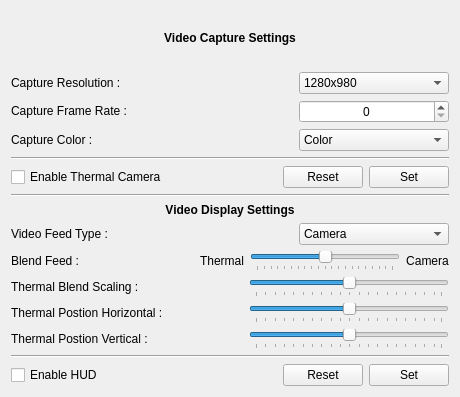
            <widget class="QWidget" name="video_feed_page">
             <property name="geometry">
              <rect>
               <x>0</x>
               <y>0</y>
               <width>460</width>
               <height>397</height>
              </rect>
             </property>
             <attribute name="label">
              <string>Video Feed Settings</string>
             </attribute>
             <layout class="QGridLayout" name="gridLayout_2">
              <item row="0" column="0">
               <layout class="QVBoxLayout" name="whole_video_feed_settings_verticalLayout">
                <item>
                 <layout class="QVBoxLayout" name="videoSettingsVertLayout">
                  <item>
                   <widget class="QLabel" name="label_28">
                    <property name="text">
                     <string>&lt;html&gt;&lt;head/&gt;&lt;body&gt;&lt;p&gt;&lt;span style=&quot; font-weight:600;&quot;&gt;Video Capture Settings&lt;/span&gt;&lt;/p&gt;&lt;/body&gt;&lt;/html&gt;</string>
                    </property>
                    <property name="alignment">
                     <set>Qt::AlignCenter</set>
                    </property>
                   </widget>
                  </item>
                  <item>
                   <layout class="QHBoxLayout" name="horizontalLayout_7">
                    <item>
                     <widget class="QLabel" name="label_18">
                      <property name="text">
                       <string>&lt;html&gt;&lt;head/&gt;&lt;body&gt;&lt;p&gt;Capture Resolution :&lt;/p&gt;&lt;/body&gt;&lt;/html&gt;</string>
                      </property>
                     </widget>
                    </item>
                    <item>
                     <widget class="QComboBox" name="videoResComboBox">
                      <property name="maximumSize">
                       <size>
                        <width>150</width>
                        <height>16777215</height>
                       </size>
                      </property>
                      <property name="layoutDirection">
                       <enum>Qt::LeftToRight</enum>
                      </property>
                      <item>
                       <property name="text">
                        <string>1280x980</string>
                       </property>
                      </item>
                      <item>
                       <property name="text">
                        <string>1152x864</string>
                       </property>
                      </item>
                      <item>
                       <property name="text">
                        <string>1024x768</string>
                       </property>
                      </item>
                      <item>
                       <property name="text">
                        <string>800x600</string>
                       </property>
                      </item>
                      <item>
                       <property name="text">
                        <string>640x480</string>
                       </property>
                      </item>
                      <item>
                       <property name="text">
                        <string>512x384</string>
                       </property>
                      </item>
                      <item>
                       <property name="text">
                        <string>400x300</string>
                       </property>
                      </item>
                      <item>
                       <property name="text">
                        <string>320x240</string>
                       </property>
                      </item>
                      <item>
                       <property name="text">
                        <string>160x120</string>
                       </property>
                      </item>
                      <item>
                       <property name="text">
                        <string>80x60</string>
                       </property>
                      </item>
                     </widget>
                    </item>
                   </layout>
                  </item>
                  <item>
                   <layout class="QHBoxLayout" name="horizontalLayout_8">
                    <item>
                     <widget class="QLabel" name="label_19">
                      <property name="text">
                       <string>&lt;html&gt;&lt;head/&gt;&lt;body&gt;&lt;p&gt;Capture Frame Rate	:&lt;/p&gt;&lt;/body&gt;&lt;/html&gt;</string>
                      </property>
                     </widget>
                    </item>
                    <item>
                     <widget class="QSpinBox" name="frameRateSpinBox">
                      <property name="maximumSize">
                       <size>
                        <width>150</width>
                        <height>16777215</height>
                       </size>
                      </property>
                      <property name="focusPolicy">
                       <enum>Qt::WheelFocus</enum>
                      </property>
                      <property name="alignment">
                       <set>Qt::AlignCenter</set>
                      </property>
                      <property name="maximum">
                       <number>60</number>
                      </property>
                     </widget>
                    </item>
                   </layout>
                  </item>
                  <item>
                   <layout class="QHBoxLayout" name="horizontalLayout_9">
                    <item>
                     <widget class="QLabel" name="label_20">
                      <property name="text">
                       <string>&lt;html&gt;&lt;head/&gt;&lt;body&gt;&lt;p&gt;Capture Color	:&lt;/p&gt;&lt;/body&gt;&lt;/html&gt;</string>
                      </property>
                     </widget>
                    </item>
                    <item>
                     <widget class="QComboBox" name="capColorComboBox">
                      <property name="maximumSize">
                       <size>
                        <width>150</width>
                        <height>16777215</height>
                       </size>
                      </property>
                      <item>
                       <property name="text">
                        <string>Color</string>
                       </property>
                      </item>
                      <item>
                       <property name="text">
                        <string>Grayscale</string>
                       </property>
                      </item>
                     </widget>
                    </item>
                   </layout>
                  </item>
                  <item>
                   <widget class="Line" name="line_15">
                    <property name="orientation">
                     <enum>Qt::Horizontal</enum>
                    </property>
                   </widget>
                  </item>
                  <item>
                   <layout class="QHBoxLayout" name="horizontalLayout_11">
                    <item>
                     <widget class="QCheckBox" name="enableThermalCheckBox">
                      <property name="text">
                       <string>Enable Thermal Camera</string>
                      </property>
                     </widget>
                    </item>
                    <item>
                     <spacer name="horizontalSpacer_6">
                      <property name="orientation">
                       <enum>Qt::Horizontal</enum>
                      </property>
                      <property name="sizeHint" stdset="0">
                       <size>
                        <width>40</width>
                        <height>20</height>
                       </size>
                      </property>
                     </spacer>
                    </item>
                    <item>
                     <widget class="QPushButton" name="videoResetButton">
                      <property name="text">
                       <string>Reset</string>
                      </property>
                     </widget>
                    </item>
                    <item>
                     <widget class="QPushButton" name="videoSetButton">
                      <property name="text">
                       <string>Set</string>
                      </property>
                     </widget>
                    </item>
                   </layout>
                  </item>
                 </layout>
                </item>
                <item>
                 <widget class="Line" name="line_24">
                  <property name="orientation">
                   <enum>Qt::Horizontal</enum>
                  </property>
                 </widget>
                </item>
                <item>
                 <layout class="QVBoxLayout" name="verticalLayout_6">
                  <item>
                   <widget class="QLabel" name="label_38">
                    <property name="text">
                     <string>&lt;html&gt;&lt;head/&gt;&lt;body&gt;&lt;p&gt;&lt;span style=&quot; font-weight:600;&quot;&gt;Video Display Settings&lt;/span&gt;&lt;/p&gt;&lt;/body&gt;&lt;/html&gt;</string>
                    </property>
                    <property name="alignment">
                     <set>Qt::AlignCenter</set>
                    </property>
                   </widget>
                  </item>
                  <item>
                   <layout class="QHBoxLayout" name="videoFeedhorizontalLayout">
                    <item>
                     <widget class="QLabel" name="label_39">
                      <property name="text">
                       <string>&lt;html&gt;&lt;head/&gt;&lt;body&gt;&lt;p&gt;Video Feed Type	:&lt;/p&gt;&lt;/body&gt;&lt;/html&gt;</string>
                      </property>
                     </widget>
                    </item>
                    <item>
                     <widget class="QComboBox" name="feedTypeComboBox">
                      <property name="maximumSize">
                       <size>
                        <width>150</width>
                        <height>16777215</height>
                       </size>
                      </property>
                      <item>
                       <property name="text">
                        <string>Camera</string>
                       </property>
                      </item>
                      <item>
                       <property name="text">
                        <string>Thermal Camera</string>
                       </property>
                      </item>
                      <item>
                       <property name="text">
                        <string>Camera and Thermal</string>
                       </property>
                      </item>
                     </widget>
                    </item>
                   </layout>
                  </item>
                  <item>
                   <layout class="QHBoxLayout" name="blenderhorizontalLayout">
                    <item>
                     <widget class="QLabel" name="label_40">
                      <property name="text">
                       <string>&lt;html&gt;&lt;head/&gt;&lt;body&gt;&lt;p&gt;Blend Feed	:&lt;/p&gt;&lt;/body&gt;&lt;/html&gt;</string>
                      </property>
                     </widget>
                    </item>
                    <item>
                     <spacer name="horizontalSpacer_13">
                      <property name="orientation">
                       <enum>Qt::Horizontal</enum>
                      </property>
                      <property name="sizeHint" stdset="0">
                       <size>
                        <width>40</width>
                        <height>20</height>
                       </size>
                      </property>
                     </spacer>
                    </item>
                    <item>
                     <widget class="QLabel" name="label_42">
                      <property name="text">
                       <string>Thermal</string>
                      </property>
                      <property name="alignment">
                       <set>Qt::AlignCenter</set>
                      </property>
                     </widget>
                    </item>
                    <item>
                     <widget class="QSlider" name="blendSlider">
                      <property name="minimumSize">
                       <size>
                        <width>150</width>
                        <height>0</height>
                       </size>
                      </property>
                      <property name="maximumSize">
                       <size>
                        <width>150</width>
                        <height>16777215</height>
                       </size>
                      </property>
                      <property name="maximum">
                       <number>100</number>
                      </property>
                      <property name="sliderPosition">
                       <number>50</number>
                      </property>
                      <property name="orientation">
                       <enum>Qt::Horizontal</enum>
                      </property>
                      <property name="tickPosition">
                       <enum>QSlider::TicksBelow</enum>
                      </property>
                      <property name="tickInterval">
                       <number>5</number>
                      </property>
                     </widget>
                    </item>
                    <item>
                     <widget class="QLabel" name="label_41">
                      <property name="text">
                       <string>Camera</string>
                      </property>
                      <property name="alignment">
                       <set>Qt::AlignCenter</set>
                      </property>
                     </widget>
                    </item>
                   </layout>
                  </item>
                  <item>
                   <layout class="QHBoxLayout" name="scaleThermhorizontalLayout">
                    <item>
                     <widget class="QLabel" name="label_43">
                      <property name="text">
                       <string>&lt;html&gt;&lt;head/&gt;&lt;body&gt;&lt;p&gt;Thermal Blend Scaling	:&lt;/p&gt;&lt;/body&gt;&lt;/html&gt;</string>
                      </property>
                     </widget>
                    </item>
                    <item>
                     <widget class="QSlider" name="thermBlendScalerSlider">
                      <property name="minimumSize">
                       <size>
                        <width>200</width>
                        <height>0</height>
                       </size>
                      </property>
                      <property name="maximumSize">
                       <size>
                        <width>200</width>
                        <height>16777215</height>
                       </size>
                      </property>
                      <property name="value">
                       <number>50</number>
                      </property>
                      <property name="orientation">
                       <enum>Qt::Horizontal</enum>
                      </property>
                      <property name="tickPosition">
                       <enum>QSlider::TicksBelow</enum>
                      </property>
                      <property name="tickInterval">
                       <number>5</number>
                      </property>
                     </widget>
                    </item>
                   </layout>
                  </item>
                  <item>
                   <layout class="QHBoxLayout" name="thermposHhorizontalLayout">
                    <item>
                     <widget class="QLabel" name="label_44">
                      <property name="text">
                       <string>&lt;html&gt;&lt;head/&gt;&lt;body&gt;&lt;p&gt;Thermal Postion Horizontal	:&lt;/p&gt;&lt;/body&gt;&lt;/html&gt;</string>
                      </property>
                     </widget>
                    </item>
                    <item>
                     <widget class="QSlider" name="thermPosHorzSlider">
                      <property name="minimumSize">
                       <size>
                        <width>200</width>
                        <height>0</height>
                       </size>
                      </property>
                      <property name="maximumSize">
                       <size>
                        <width>200</width>
                        <height>16777215</height>
                       </size>
                      </property>
                      <property name="value">
                       <number>50</number>
                      </property>
                      <property name="orientation">
                       <enum>Qt::Horizontal</enum>
                      </property>
                      <property name="tickPosition">
                       <enum>QSlider::TicksBelow</enum>
                      </property>
                      <property name="tickInterval">
                       <number>5</number>
                      </property>
                     </widget>
                    </item>
                   </layout>
                  </item>
                  <item>
                   <layout class="QHBoxLayout" name="thermposVhorizontalLayout">
                    <item>
                     <widget class="QLabel" name="label_45">
                      <property name="text">
                       <string>&lt;html&gt;&lt;head/&gt;&lt;body&gt;&lt;p&gt;Thermal Postion Vertical	:&lt;/p&gt;&lt;/body&gt;&lt;/html&gt;</string>
                      </property>
                     </widget>
                    </item>
                    <item>
                     <widget class="QSlider" name="thermPosVertSlider">
                      <property name="minimumSize">
                       <size>
                        <width>150</width>
                        <height>0</height>
                       </size>
                      </property>
                      <property name="maximumSize">
                       <size>
                        <width>200</width>
                        <height>16777215</height>
                       </size>
                      </property>
                      <property name="value">
                       <number>50</number>
                      </property>
                      <property name="orientation">
                       <enum>Qt::Horizontal</enum>
                      </property>
                      <property name="tickPosition">
                       <enum>QSlider::TicksBelow</enum>
                      </property>
                      <property name="tickInterval">
                       <number>5</number>
                      </property>
                     </widget>
                    </item>
                   </layout>
                  </item>
                  <item>
                   <widget class="Line" name="line_25">
                    <property name="orientation">
                     <enum>Qt::Horizontal</enum>
                    </property>
                   </widget>
                  </item>
                  <item>
                   <layout class="QHBoxLayout" name="horizontalLayout_19">
                    <item>
                     <widget class="QCheckBox" name="enableHUDCheckBox">
                      <property name="text">
                       <string>Enable HUD</string>
                      </property>
                     </widget>
                    </item>
                    <item>
                     <spacer name="horizontalSpacer_15">
                      <property name="orientation">
                       <enum>Qt::Horizontal</enum>
                      </property>
                      <property name="sizeHint" stdset="0">
                       <size>
                        <width>40</width>
                        <height>20</height>
                       </size>
                      </property>
                     </spacer>
                    </item>
                    <item>
                     <widget class="QPushButton" name="feedResetButton">
                      <property name="text">
                       <string>Reset</string>
                      </property>
                     </widget>
                    </item>
                    <item>
                     <widget class="QPushButton" name="feedSetButton">
                      <property name="text">
                       <string>Set</string>
                      </property>
                     </widget>
                    </item>
                   </layout>
                  </item>
                 </layout>
                </item>
               </layout>
              </item>
             </layout>
            </widget>
